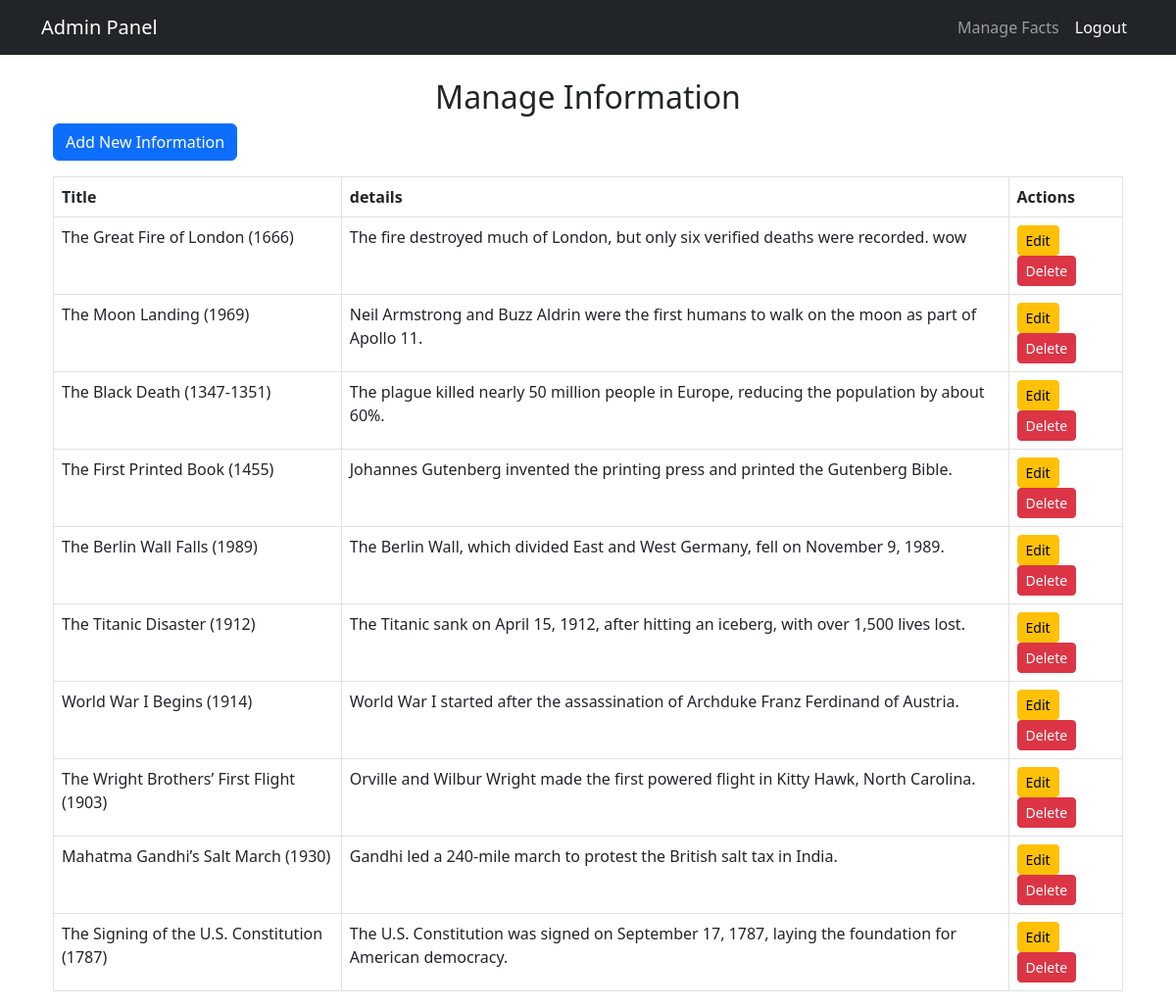
The app's page /admin/manage_information (signed in), older data.
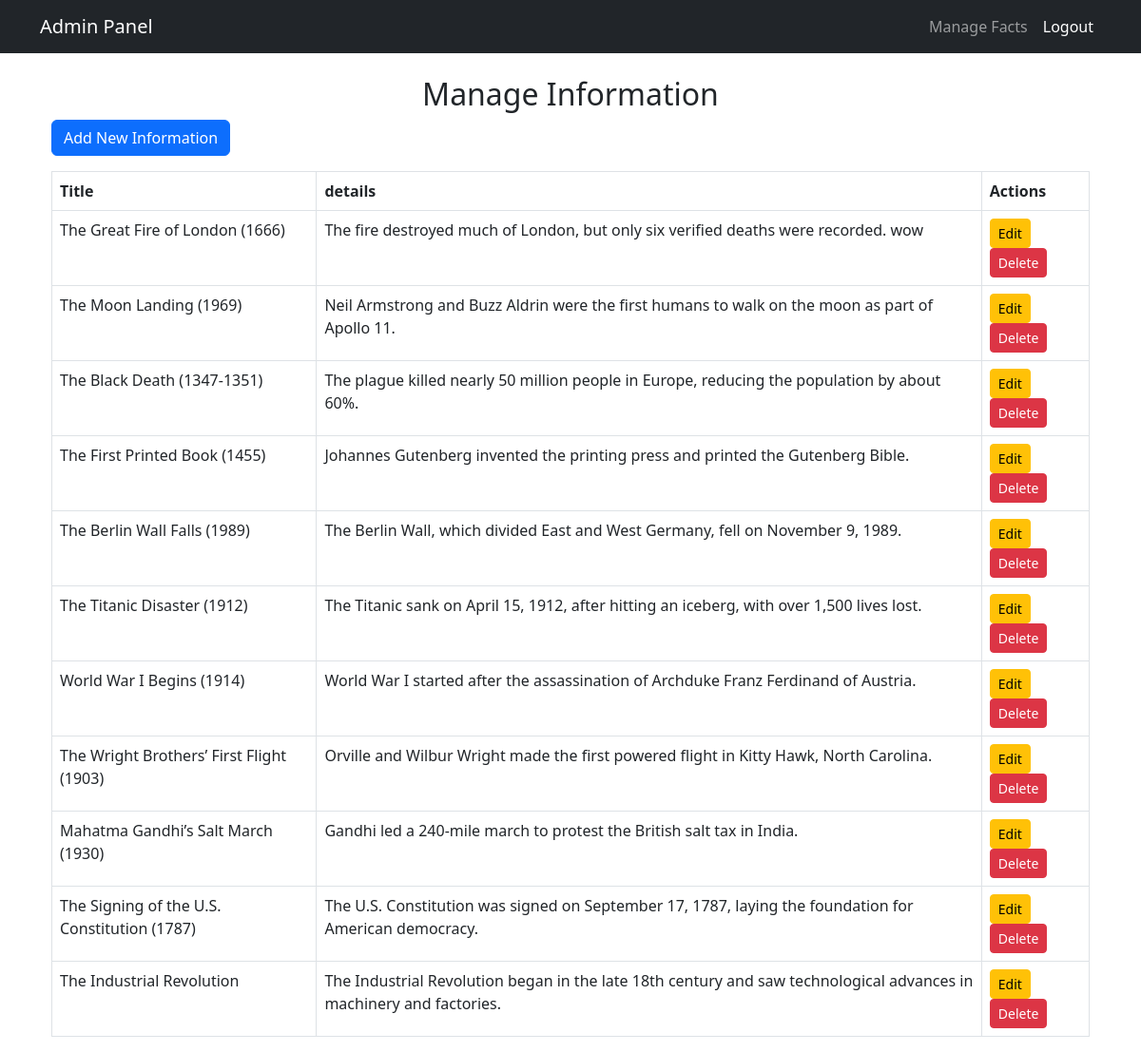
The same page, newer data.
### app.py (models this page shows)
class Information(db.Model):
    id = db.Column(db.Integer, primary_key=True)
    title = db.Column(db.String(200), nullable=False)
    details = db.Column(db.Text, nullable=False)

### app.py (the view)
@app.route('/admin/manage_information')
@login_required
def manage_information():
    information_list = Information.query.with_entities(
        Information.id, Information.title, Information.details
    ).all()
    return render_template('admin/manage_information.html', information=information_list)

### app.py (called while the page is built)
@login_manager.user_loader
def load_user(user_id):
    return User.query.get(int(user_id))

### templates/admin/manage_information.html
{% extends "admin_base.html" %}
{% block content %}
<div class="container mt-4">
    <h2 class="text-center">Manage Information</h2>
    <a href="{{ url_for('add_information') }}" class="btn btn-primary mb-3">Add New Information</a>
    <table class="table table-bordered">
        <thead>
            <tr>
                <th>Title</th>
                <th>details</th>
                <th>Actions</th>
            </tr>
        </thead>
        <tbody>
            {% for info in information %}
            <tr>
                <td>{{ info.title }}</td>
                <td>{{ info.details }}</td>
                <td>
                    <a href="{{ url_for('edit_information', id=info.id) }}" class="btn btn-warning btn-sm">Edit</a>
                    <form action="{{ url_for('delete_information', id=info.id) }}" method="POST" style="display:inline;">
                        <button type="submit" class="btn btn-danger btn-sm">Delete</button>
                    </form>
                </td>
            </tr>
            {% endfor %}
        </tbody>
    </table>
</div>
{% endblock %}

Row changes from the older to the newer data that the page shows:
added Information: title "The Industrial Revolution", details "The Industrial Revolution began in the late 18th century and saw technological advances in machinery and factories."
